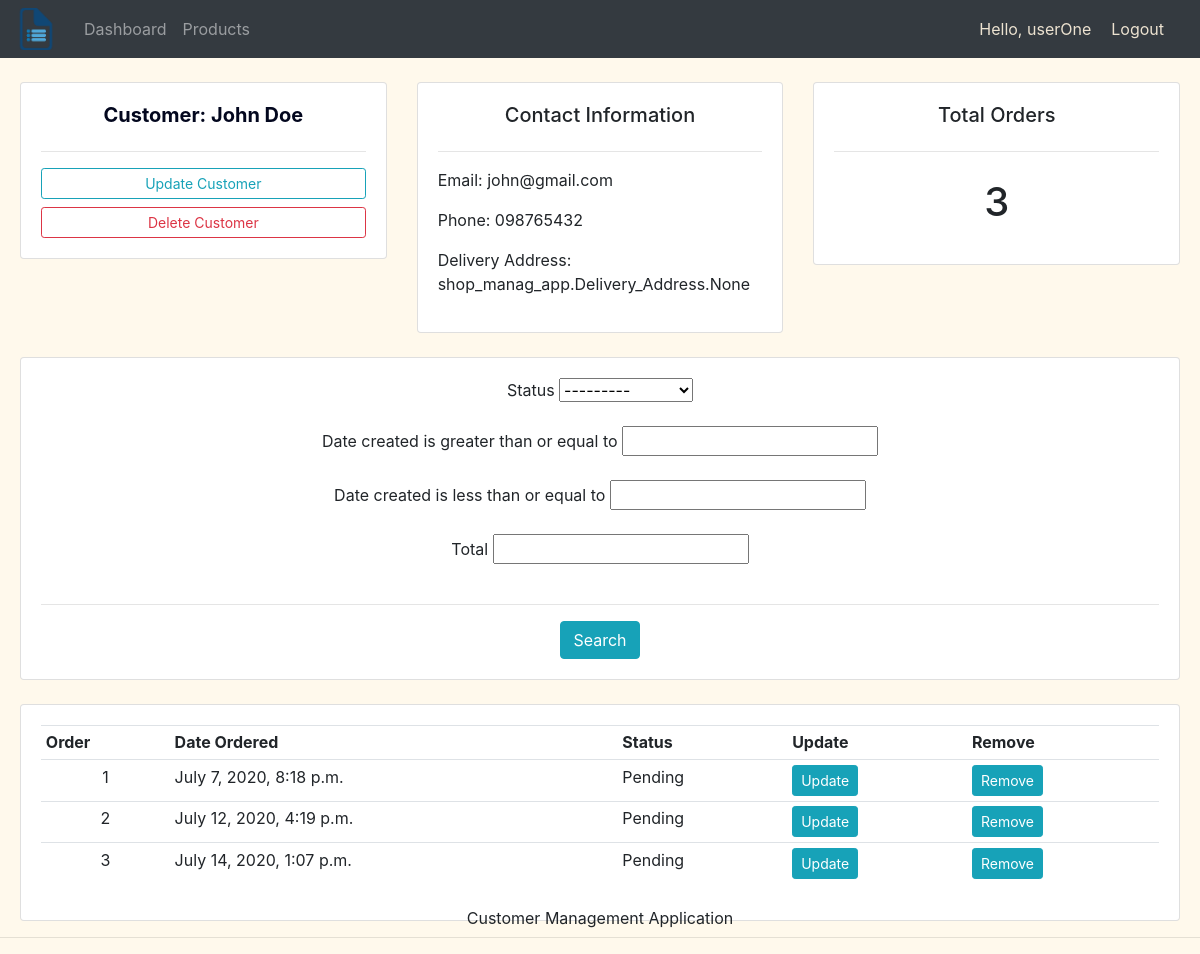
The app's page /customer/1/ (signed in) with its own data.
### shop_manag_app/models.py (models this page shows, shortened)
class Customer(models.Model):
    first_name = models.CharField(max_length=100, null=True)
    last_name = models.CharField(max_length=100, null=True)
    email = models.EmailField(max_length=100, null=True)
    phone = models.CharField(max_length=100, null=True)
    date_created = models.DateTimeField(auto_now_add=True, null=True)
    user = models.OneToOneField(User, null=True, on_delete=models.CASCADE)
    delivery_address = models.ManyToManyField(Delivery_Address)

class Order(models.Model):
    STATUS = (
        ('Pending', 'Pending'),
        ('Out for delivery', 'Out of delivery'),
        ('Delivered', 'Delivered'),
    )
    total = models.FloatField()
    status = models.CharField(max_length=100, choices=STATUS, null=True)
    date_created = models.DateTimeField(auto_now_add=True, null=True)
    customerID = models.ForeignKey(Customer, null=True, on_delete=models.SET_NULL)
    order_productID = models.ManyToManyField(Order_Product)

### shop_manag_app/views.py (the view)
# urls.py: path('customer/<str:pk>/', views.customer, name="customer"),
@login_required(login_url='login')
def customer(request, pk):
    customer = Customer.objects.get(id=pk)
    orders = customer.order_set.all()
    order_count = orders.count()
    filter = Order_Filter(request.GET, queryset=orders)
    orders = filter.qs
    return render(request, 'shop_manag_app/customer.html', {'customer': customer, 'orders': orders, 'order_count': order_count, 'filter': filter})

### shop_manag_app/templates/shop_manag_app/customer.html (shortened to what this page needs)
{% extends 'shop_manag_app/main.html' %}
{% block content %}
<br>
<div class="row">
	<div class="col-md">
		<div class="card card-body text-center">
			<h5 style="color:#03071e";><b>Customer: {{ customer.first_name }} {{ customer.last_name }}</b></h5></b>
			<hr>
			<a class="btn btn-outline-info  btn-sm btn-block " href="">Update Customer</a>
			<a class="btn btn-outline-danger  btn-sm btn-block " href="">Delete Customer</a>
		</div>
	</div>
	<div class="col-md">
		<div class="card card-body">
			<center><h5>Contact Information</h5></center>
			<hr>
			<p>Email: {{ customer.email }}</p>
			<p>Phone: {{ customer.phone }}</p>
			<p>Delivery Address: {{ customer.delivery_address }}</p>
		</div>
	</div>
	<div class="col-md">
		<div class="card card-body">
			<center><h5>Total Orders</h5></center>
			<hr>
			<h1 style="text-align: center;padding: 10px">{{ order_count }}</h1>
		</div>
	</div>
</div>
<br>
<div class="row">
	<div class="col">
		<div class="card card-body text-center">
			<form method="get">
				{% for filter in filter.form %}
				<div>{{ filter.label }} {{ filter }}</div>
				<br>
				{% endfor %}
				<hr>
		    	<button class="btn btn-info" type="submit"><center>Search</center></button></center>
		  	</form>
		</div>
	</div>
</div>
<br>
<div class="row">
	<div class="col-md">
		<div class="card card-body">
			<table class="table table-sm">
				<tr>
					<th>Order</th>
					<th>Date Ordered</th>
					<th>Status</th>
					<th>Update</th>
					<th>Remove</th>
				</tr>
				{% for order in orders %}
				<tr>
					<td><center>{{ order.id }}</center></td>
					<td>{{ order.date_created }}</td>
					<td>{{ order.status }}</td>
					<td><a class="btn btn-sm btn-info" href="{% url 'updateOrder' order.id %}">Update</a></td>
					<td><a class="btn btn-sm btn-info" href="{% url 'deleteOrder' order.id %}">Remove</a></td>
				</tr>
				{% endfor %}
			</table>
		</div>
	</div>
</div>
{% endblock %}

### shop_manag_app/templates/shop_manag_app/main.html (shortened to what this page needs)
{% load static %}
<!doctype html>
<head>
    <link rel="stylesheet" href="https://stackpath.bootstrapcdn.com/bootstrap/4.3.1/css/bootstrap.min.css">
    <link rel="stylesheet" href="{% static './css/css.css' %}">
</head>
<body>
    {% include 'shop_manag_app/navbar.html' %}
    {% block content %}
    {% endblock %}
    <hr>
    <footer>Customer Management Application</footer>
</body>
</html>

### shop_manag_app/templates/shop_manag_app/navbar.html (shortened to what this page needs)
{% load static %}
<nav class="navbar navbar-expand-lg navbar-dark bg-dark">
  <img src="{% static 'images/logo.png' %}" id= "logo" alt="">
  <div class="collapse navbar-collapse" id="navbarNav">
    <ul class="navbar-nav">
      <li class="nav-item">
        <a class="nav-link" href="{% url 'dashboard' %}">Dashboard<span class="sr-only">(current)</span></a>
      </li>
      <li class="nav-item">
        <a class="nav-link" href="{% url 'products' %}">Products<span class="sr-only">(current)</span></a>
      </li>
    </ul>
  </div>
  <span class="nav-msg">Hello, {{ request.user }}</span>
  <span><a class="nav-msg" href="{% url 'logout' %}">Logout</a></span>
</nav>

### static/css/css.css (style rules this page uses)
#logo { width: 40px; }
body { background-color: #fff9ec; }
footer { position: fixed; bottom: 0; width: 100%; height: 5%; text-align: center;  }
div { padding: 0em 20px 0em;  }

### shop_manag_app/templates/shop_manag_app/navbar.html (style rules this page uses)
.nav-msg { font-size: 16px; color: #ece2d0; margin-right: 20px; }

### records on screen
Customer: first_name "John", last_name "Doe", email "john@gmail.com", phone "098765432", delivery_address "shop_manag_app.Delivery_Address.None"
Order: id "1", date_created "July 7, 2020, 8:18 p.m.", status "Pending"
Order: id "2", date_created "July 12, 2020, 4:19 p.m.", status "Pending"
Order: id "3", date_created "July 14, 2020, 1:07 p.m.", status "Pending"

### other values on screen
{{ request.user }} "userOne"
{{ order_count }} "3"
{{ filter.label }} "Status" "Date created is greater than or equal to" "Date created is less than or equal to" "Total"
